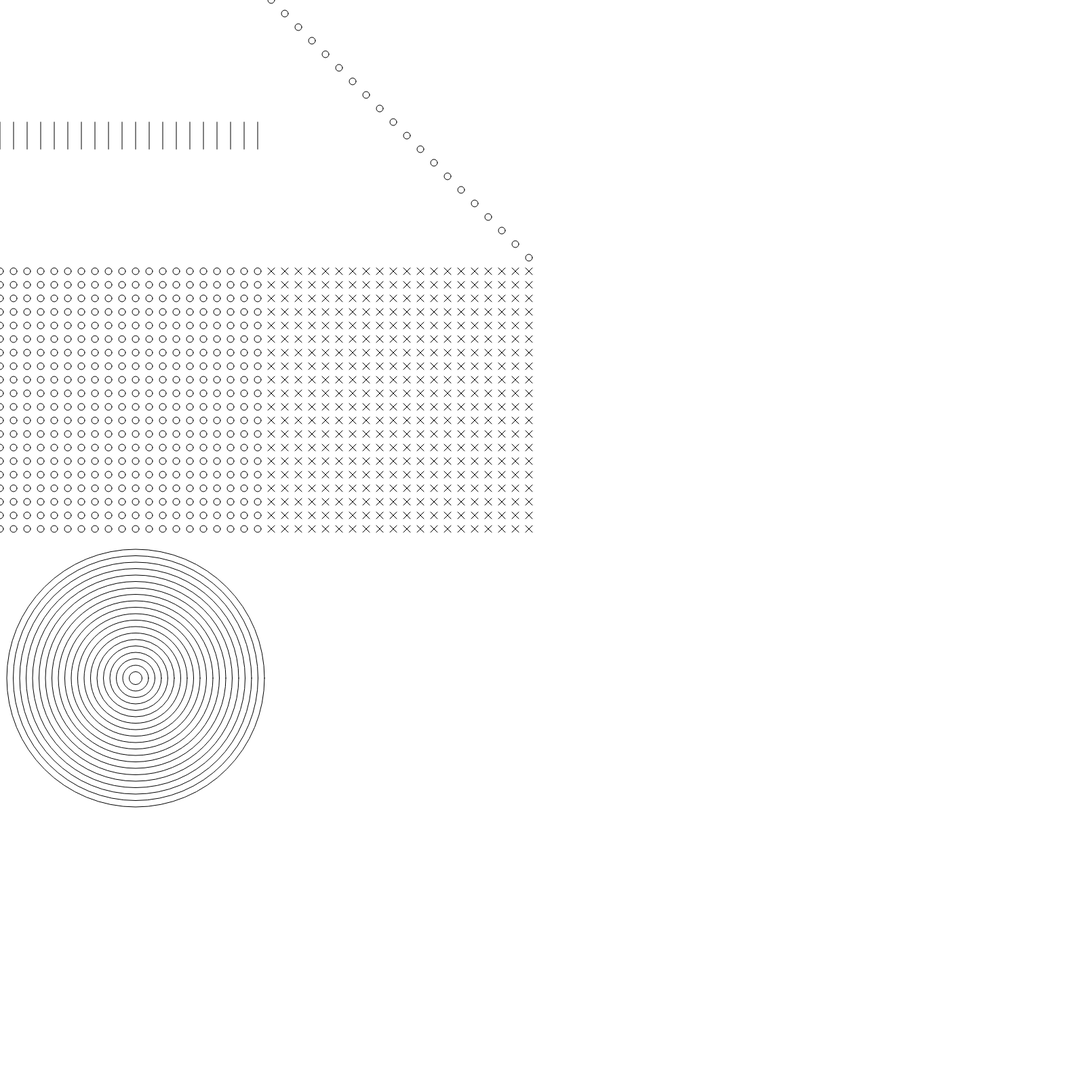
Frame 1 (no input)
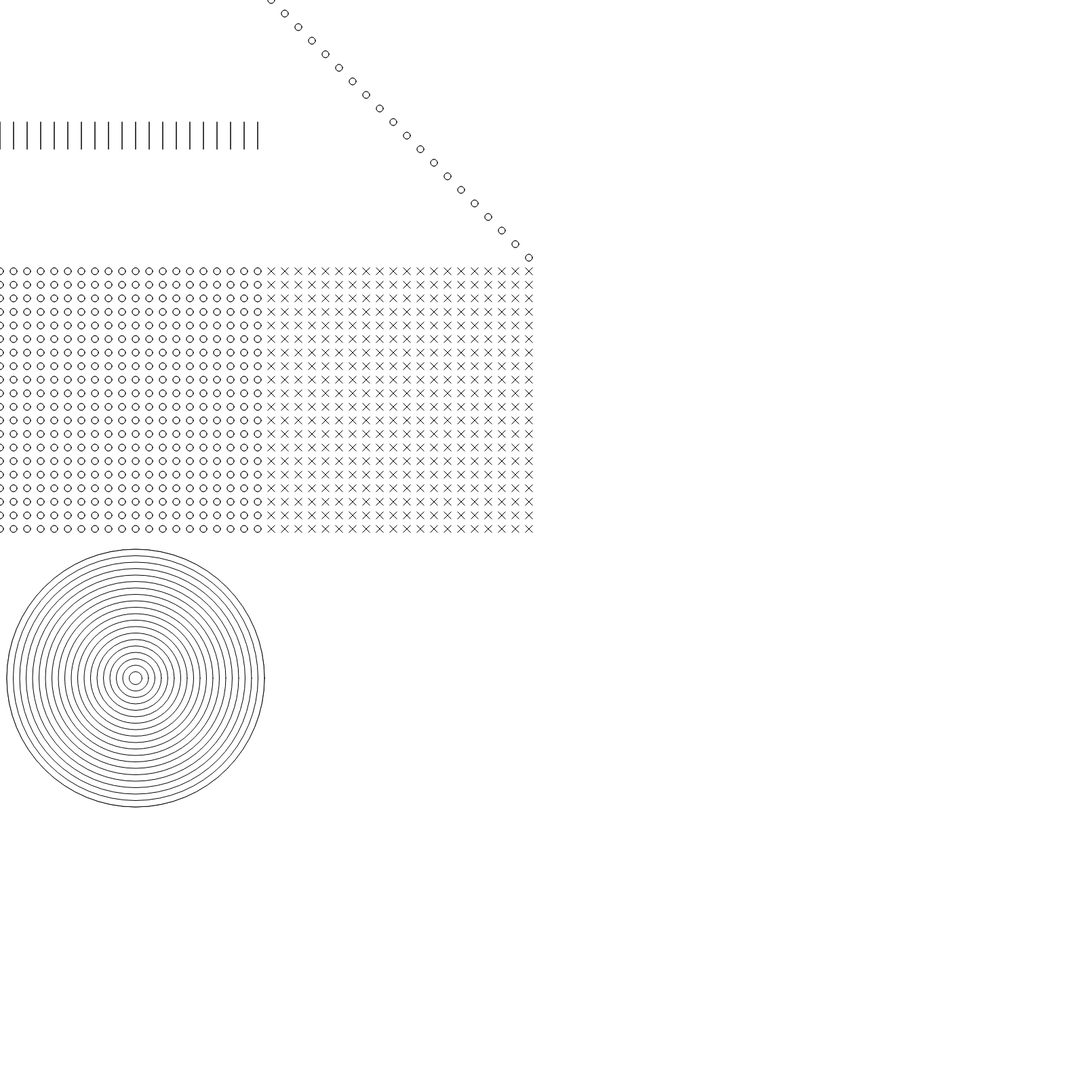
Frame 2 (the mouse pressed at the canvas centre, redrawn once)

The p5.js sketch that drew these frames (run headless with seeded random() and noise() and a simulated clock; the mouse was pressed at the canvas centre and the sketch redrawn once):

// p5.js sketch
// ── sketch.js

function setup() {
  createCanvas(1600,1600);
  noLoop();
}

function draw() {
  var width = 400, height = 400;
  
  // top left
  for(var x = 0;x<width;x = x+20){
    line(x,180, x, 220);
  }


  //top right
  width = 800;
  for(var x = 400, y = 0;x < width;x = x +20, y = y+20){
    ellipse(x, y, 10);
  }


  //bottom left
  width = 400;
  for(var x = 0 ;x<width;x = x +20)
    for(var y = 400;y < 800; y = y+20)  
      ellipse(x,y,10);
 
 
  
  //bottom right
  width = 800;
  height = 800;
  for(var x = 400; x < 800;x = x + 20){
    for(var y = 400; y < 800; y = y+20){
      line(x-5,y-5,x+5,y+5);
      line(x-5,y+5,x+5,y-5);
    }
  }

  width = 400;
  height = 1200;
  ellipse(200,1000,20);
  for(var r = 20; r>=0;r--){
    ellipse(200,1000,19 * r);
  }

}
